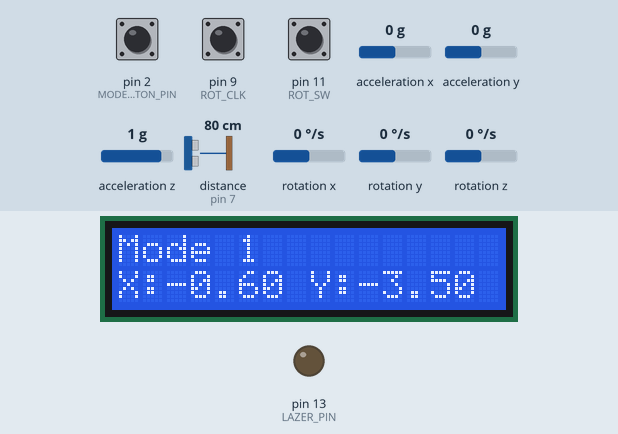
Simulated run of this sketch. Board: Arduino Uno, built with avr-gcc and run on an emulated ATmega328P. Shown: 16×2 character LCD, output pins drawn as LEDs (lit = HIGH). The inputs (shaded band) are chosen by the test bench; at power-on: pin 2 (MODE_BUTTON_PIN) HIGH, pin 9 (ROT_CLK) HIGH, pin 11 (ROT_SW) LOW, acceleration x 0 g, acceleration y 0 g, acceleration z 1 g, distance to the obstacle (sensor on pin 7) 80 cm, rotation x 0 °/s, rotation y 0 °/s, rotation z 0 °/s. The echo pulse lasts 58.3 µs per cm; pins used as bus, display or sensor lines are not drawn.

Above: at 4.2 s.
4.3 s: pin 2 (MODE_BUTTON_PIN) pulled LOW for 0.15 s
At 5.6 s:
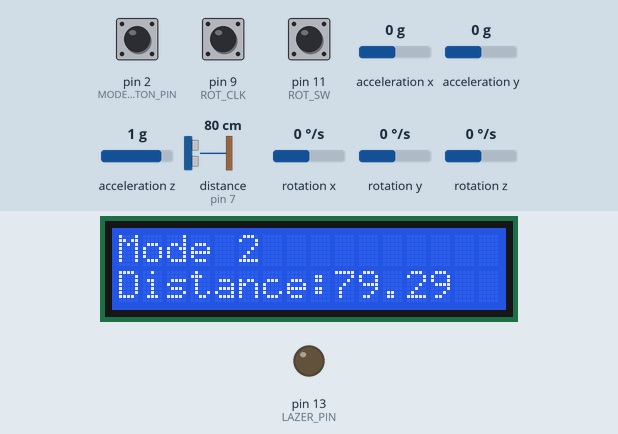
6.6 s: pin 2 (MODE_BUTTON_PIN) pulled LOW for 1 s
At 7.5 s:
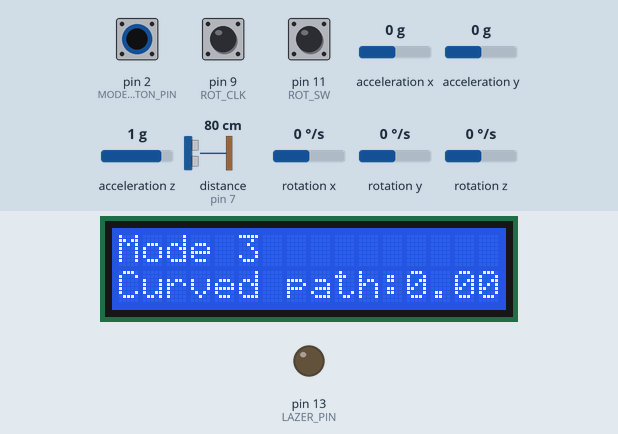
9.1 s: pin 2 (MODE_BUTTON_PIN) pulled LOW for 0.15 s
At 10.5 s:
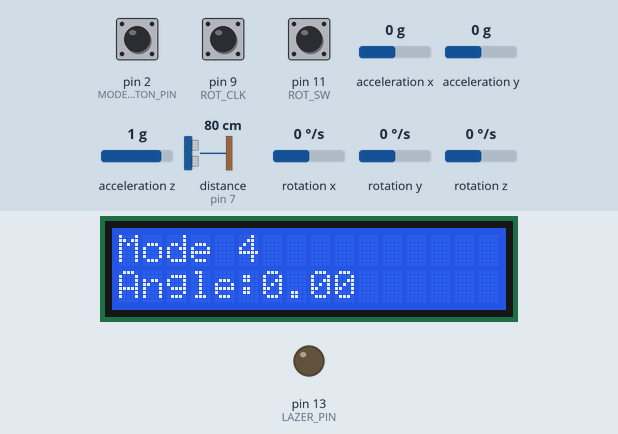
10.8 s: pin 2 (MODE_BUTTON_PIN) pulled LOW for 3.2 s
At 11.9 s:
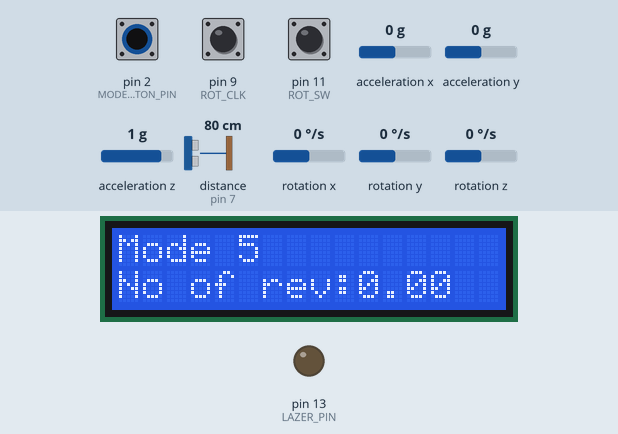
15.5 s: pin 2 (MODE_BUTTON_PIN) pulled LOW for 0.15 s
At 17.1 s:
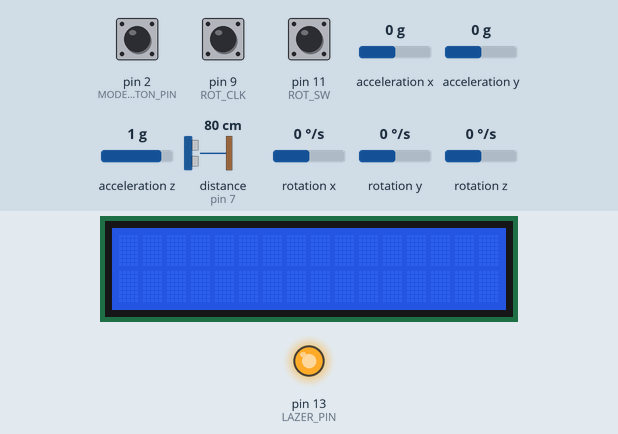
Timing chart, 0 to 18.3 s (numbered marks = the images above; inputs shaded):
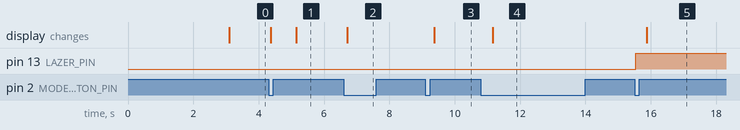

The sketch:

rulerSketch.ino
```cpp
#include <Wire.h>
//#include<LiquidCrystal_I2C.h>
#include <LiquidCrystal_PCF8574.h>
#include <MPU6050_tockn.h>

#define NORMAL_STATE LOW
#define PRESSED_STATE HIGH

#define NUM_OF_BUTTON 1

#define ECHO_PIN 7
#define TRIGGER_PIN 8
#define MODE_BUTTON_PIN 2
#define LAZER_PIN 13

#define HCR_INIT 0
#define HCR_EMIT 1
#define HCR_DONE 2

#define ROT_CLK 9
#define ROT_DT 10
#define ROT_SW 11

LiquidCrystal_PCF8574 lcd(0X27);  //SCL A5 SDA A4
MPU6050 mpu6050(Wire);

int mode = 1;
float length;   //stored distance (mode 2), path (mode 3) and no of revolution (mode 5)
float offset = 0.0f;
long duration;

float x,y, Angle;
float x_error = -0.6f, y_error = -3.5f;

int prevMode = 0;
int prev_length = 0;

int lcdCount = 0;
int hcrState = HCR_INIT;

//uint32_t hcrTimer = 0;
uint32_t lcdTimer = 0;

bool buttonState = LOW;

int lcdDelay = 500;

int rot_state, rot_last_state, rot_pos = 0;
long rev_time = 0, ROT_SW_time = 0;

void lcdUpdate(float x, float y, float Angle, float length, int mode){
  lcd.clear();
  lcd.setCursor(0, 0);
  if(mode < 6) lcd.print("Mode " + String(mode));
  lcd.setCursor(0, 1);
  switch(mode){
    case 1:
      lcd.print("X:" + String(x+x_error) + " Y:"+String(y+y_error));
      break;
    case 2:
      lcd.print("Distance:" + String(length));
      break;
    case 3:
      lcd.print("Curved path:" + String(length));
      break;
    case 4:
      lcd.print("Angle:" + String(1.2f*Angle));
      break;
    case 5:
      lcd.print("No of rev:" + String(length));
      break;
  }

}

//SoftwareTimer-----------------------------------------
int timerArray[10] = {0, 0, 0, 0, 0, 0, 0, 0, 0, 0};
bool timerArrayFlag[10] = {0, 0, 0, 0, 0, 0, 0, 0, 0, 0};

void timerRun()
{
  for (int i = 0; i < 10; i++)
  {
    if (timerArray[i] > 0)
    {
      timerArray[i]--;
      if (timerArray[i] == 0)
      {
        timerArrayFlag[i] = 1;
      }
    }
  }
}

bool isTimerTimeout(int index)
{
  if (timerArrayFlag[index] == 1)
  {
    timerArrayFlag[index] = 0;
    return true;
  }
  return false;
}

void setTimer(int index, int dur)
{
  if (dur > 0 && index >=0)
  {
    timerArray[index] = dur / 10;
    timerArrayFlag[index] = 0;
  }
}
//------------------------------------------------------

//Button Debounce---------------------------------------
int keyReg0[NUM_OF_BUTTON] = {NORMAL_STATE};
int keyReg1[NUM_OF_BUTTON] = {NORMAL_STATE};
int keyReg2[NUM_OF_BUTTON] = {NORMAL_STATE};
int keyReg3[NUM_OF_BUTTON] = {NORMAL_STATE};

int button_flag[NUM_OF_BUTTON] = {0};

int Button[NUM_OF_BUTTON] = {MODE_BUTTON_PIN};

int isButtonPressed(int index){
  if(button_flag[index] == 1){
    button_flag[index] = 0;
    return 1;
  }
  return 0;
}

void subKeyProcess(int index){
  button_flag[index] = 1;
}

void getKeyInput(){
  for(int index = 0; index < NUM_OF_BUTTON; index++){
		keyReg2[index] = keyReg1[index];
		keyReg1[index] = keyReg0[index];
		keyReg0[index] = !digitalRead(Button[index]);
		if ((keyReg1[index] == keyReg0[index]) && (keyReg1[index] == keyReg2[index])){
			if (keyReg2[index] != keyReg3[index]){
				keyReg3[index] = keyReg2[index];

				if (keyReg3[index] == PRESSED_STATE) subKeyProcess(index);
			}
		}
	}
}

//------------------------------------------------------

void setup() {
    mode = 1;
    lcd.begin(16, 2);
    lcd.setBacklight(255);
    pinMode(TRIGGER_PIN,OUTPUT);   // chân trig sẽ phát tín hiệu
    pinMode(ECHO_PIN,INPUT);
    pinMode(LAZER_PIN, OUTPUT);
    pinMode(MODE_BUTTON_PIN, INPUT_PULLUP);
    pinMode(ROT_DT, INPUT);
    pinMode(ROT_SW, INPUT);
    pinMode(ROT_CLK, INPUT);
    //lastButtonState = digitalRead(MODE_BUTTON_PIN);
    digitalWrite(TRIGGER_PIN,0);
    mpu6050.begin();
    mpu6050.calcGyroOffsets(true);
    setTimer(0, 10);
    rot_last_state = digitalRead(ROT_CLK);
    rev_time = millis();
  // put your setup code here, to run once:
}

void loop() {
    // if(Serial.available()){
    //    mode = Serial.parseInt();
    // }
    switch(mode){
      case 1:
        mpu6050.update();
        x = mpu6050.getAngleX();
        y = mpu6050.getAngleY();
        if(isButtonPressed(0) == 1) mode = 2;
        break;
      case 2: {
        /*switch(hcrState){
          case HCR_INIT:
            hcrTimer = micros();
            digitalWrite(TRIGGER_PIN,0);
            hcrState = HCR_EMIT;
            break;
          case HCR_EMIT:
            if(micros() - hcrTimer >= 2){
              digitalWrite(TRIGGER_PIN,1);
              hcrTimer = micros();
              hcrState = HCR_DONE;
            }
            break;
          case HCR_DONE:
            if(micros() - hcrTimer >= 10){
              digitalWrite(TRIGGER_PIN,0);   // tắt chân trig
              duration = pulseIn(ECHO_PIN,HIGH);
              length = int((float)(duration/2)/29.412);
              hcrState = HCR_INIT;
            }
            break;
          break;*/
        int hcrTimer = micros();
        digitalWrite(TRIGGER_PIN, 0);
        if(micros() - hcrTimer >= 2) digitalWrite(TRIGGER_PIN, HIGH);
        if(micros() - hcrTimer >= 12) digitalWrite(TRIGGER_PIN, LOW);   //  pull the trigger low after 10us
        duration = pulseIn(ECHO_PIN, HIGH);
        length = (float)duration * 0.017f;
        if(isButtonPressed(0) == 1) mode = 3;
        break;
      }
      case 3: //  not tested with wheel yet
        if(digitalRead(ROT_SW) == LOW) {
          if(millis() - ROT_SW_time > 25) {
            rot_pos = 0;
            length = 0;
          }
          ROT_SW_time = millis();
        }
        rot_state = digitalRead(ROT_CLK);
        if(rot_state != rot_last_state && rot_state == HIGH) {
          if(digitalRead(ROT_DT) != rot_state) rot_pos -= 1;
          else rot_pos += 1;
        }
        rot_last_state = rot_state;
        if(rot_pos < 0) rot_pos = -rot_pos;
        length = (float)rot_pos * 0.19949f; // cm
        if(isButtonPressed(0) == 1) mode = 4;
        break;
      case 4: //  todo: angle still give weird value
        //hcrState = HCR_INIT;
        mpu6050.update();
        Angle = mpu6050.getAngleZ();
        if(isButtonPressed(0) == 1) mode = 5;
        break;
      case 5: //  not tested with wheel yet
        if(digitalRead(ROT_SW) == LOW) {
          if(millis() - ROT_SW_time > 25) {
            rot_pos = 0;
            rev_time = millis();  //  take the current time again
          }
          ROT_SW_time = millis();
        }
        rot_state = digitalRead(ROT_CLK);
        if(rot_state != rot_last_state && rot_state == HIGH) {
          if(digitalRead(ROT_DT) != rot_state) rot_pos -= 1;
          else rot_pos += 1;
        }
        rot_last_state = rot_state;
        if(rot_pos < 0) rot_pos = -rot_pos;
        if(millis() - rev_time >= 1000) {
          length = rot_pos / 20;
          length *= 60;
        }
        if(isButtonPressed(0) == 1) mode = 6;
        break;
      case 6:
        digitalWrite(LAZER_PIN, HIGH);
        if(isButtonPressed(0) == 1) {
          digitalWrite(LAZER_PIN, LOW);
          mode = 1;
        }
        break;
      }
    if(isTimerTimeout(0)){
      lcdUpdate(x,y,Angle,length,mode);
      setTimer(0, 500);
    }
  getKeyInput();
  timerRun();
  delay(10);
}
```

Measured:
- after the input at 4.3 s, the display: first changes after 0.07 s (image 1 shows a later state)
- after the input at 6.6 s, the display: changes after 0.10 s (image 2)
- after the input at 9.1 s, the display: changes after 0.27 s (image 3)
- after the input at 10.8 s, the display: changes after 0.36 s (image 4)
- after the input at 15.5 s, pin 13 (LAZER_PIN): LOW → HIGH at once; the display: changes after 0.38 s (image 5)
